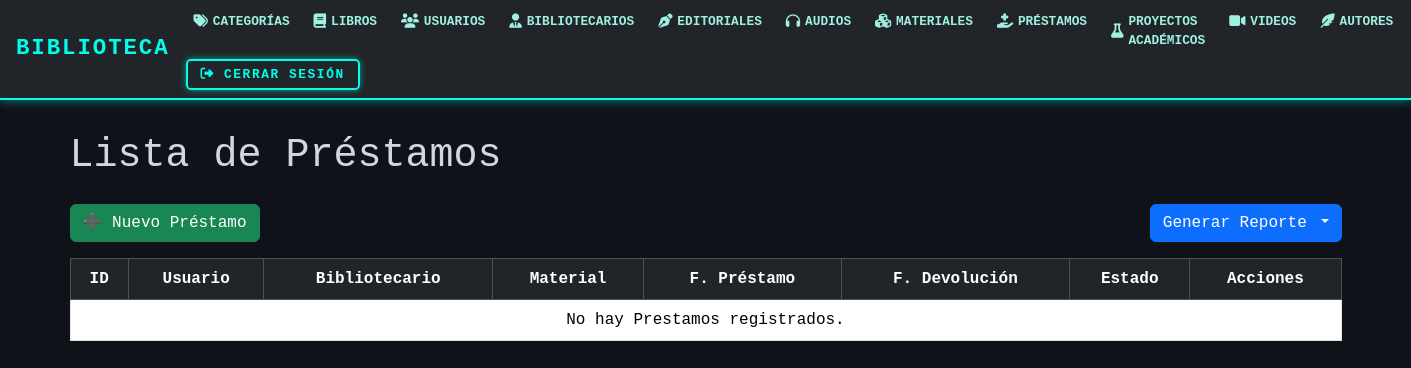
The app's page /prestamos/, older data.
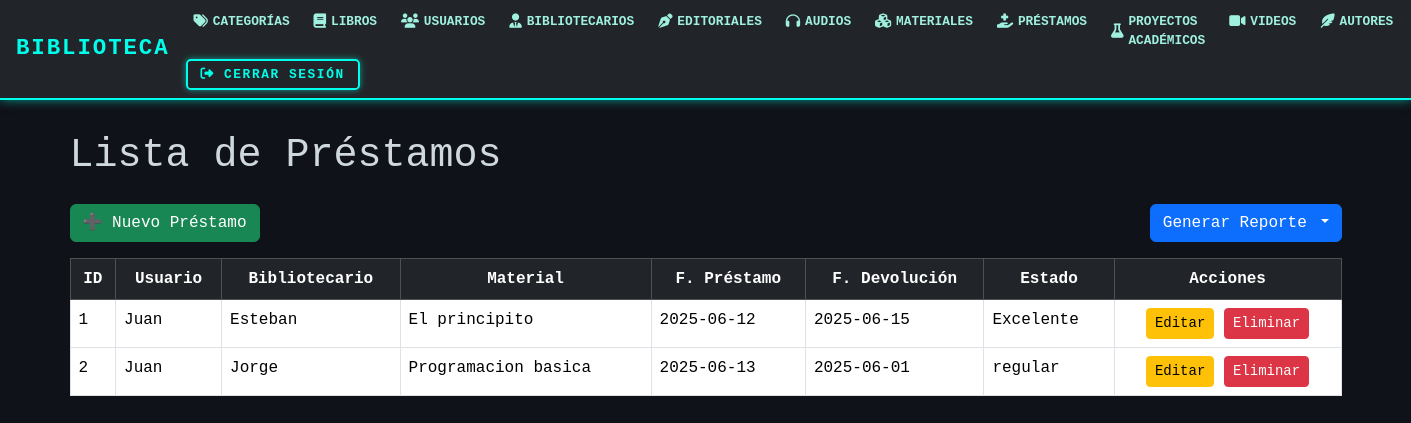
The same page, newer data.
### models/prestamo_model.py (models this page shows, shortened)
class Prestamo(db.Model):
    __tablename__ = 'prestamos'
    id_prestamo = db.Column(db.Integer, primary_key=True)
    id_usuario = db.Column(db.Integer, db.ForeignKey('usuarios.id'), nullable=False)
    id_bibliotecario = db.Column(db.Integer, db.ForeignKey('bibliotecario.id_biblio'), nullable=False)
    id_material = db.Column(db.Integer, db.ForeignKey('materiales.id_material'), nullable=False)
    fecha_prestamo = db.Column(db.String(50), nullable=False)
    fecha_devolucion = db.Column(db.String(50), nullable=False)
    estado = db.Column(db.String(20), nullable=False)
    usuario = db.relationship("Usuario", backref="prestamos")
    bibliotecario = db.relationship("Bibliotecario", backref="prestamos")
    material = db.relationship("Material", backref="prestamos")
    @staticmethod
    def get_all():
        return Prestamo.query.all()

### controllers/prestamo_controllers.py (the view)
@prestamo_bp.route("/")
def index():
    prestamos = Prestamo.get_all()
    usuarios = Usuario.get_all()
    materiales = Material.get_all()
    return prestamo_view.list(prestamos, usuarios, materiales)

### models/material_model.py (called while the page is built)
    @staticmethod
    def get_all():
        return Material.query.all()

### models/usuario_model.py (called while the page is built)
    @staticmethod #no depende de la clase
    def get_all():
        return Usuario.query.all()

### views/prestamo_view.py (called while the page is built)
def list(prestamos, usuarios, materiales):
    return render_template("prestamos/index.html", prestamos=prestamos, usuarios=usuarios, materiales=materiales)

### templates/prestamos/index.html (shortened to what this page needs)
{% extends 'base.html' %}
{% block content %}
<div class="container mt-4">
    <h1 class="mb-4">Lista de Préstamos</h1>
    <div class="d-flex justify-content-between align-items-center mb-3">
        <a href="{{ url_for('prestamo.create') }}" class="btn btn-success">➕ Nuevo Préstamo</a>
        <div class="btn-group">
            <button class="btn btn-primary dropdown-toggle" data-bs-toggle="dropdown" aria-expanded="false">
                 Generar Reporte
            </button>
        </div>
    </div>
    <table class="table table-hover table-bordered">
        <thead class="table-dark">
            <tr class="text-center">
                <th>ID</th>
                <th>Usuario</th>
                <th>Bibliotecario</th>
                <th>Material</th>
                <th>F. Préstamo</th>
                <th>F. Devolución</th>
                <th>Estado</th>
                <th >Acciones</th>
            </tr>
        </thead>
        <tbody>
            {% for p in prestamos %}
            <tr>
                <td>{{ p.id_prestamo }}</td>
                <td>{{ (usuarios | selectattr("id", "equalto", p.id_usuario) | first).nombre }}</td>
                <td>{{ (usuarios | selectattr("id", "equalto", p.id_bibliotecario) | first).nombre }}</td>
                <td>{{ (materiales | selectattr("id_material", "equalto", p.id_material) | first).titulo if (materiales | selectattr("id_material", "equalto", p.id_material) | first) else "No encontrado" }}</td>
                <td>{{ p.fecha_prestamo }}</td>
                <td>{{ p.fecha_devolucion }}</td>
                <td>{{ p.estado }}</td>
                <td class="text-center">
                    <a href="{{ url_for('prestamo.edit', id_prestamo=p.id_prestamo) }}" class="btn btn-sm btn-warning">Editar</a>
                    <a href="{{ url_for('prestamo.delete', id_prestamo=p.id_prestamo) }}" class="btn btn-sm btn-danger" onclick="return confirm('¿Eliminar este préstamo?')">Eliminar</a>
                </td>
            </tr>
            {% else %}
            <tr>
                 <td colspan="8" class="text-center">No hay Prestamos registrados.</td>
            </tr>
            {% endfor %}
        </tbody>
    </table>
</div>
{% endblock %}

Row changes from the older to the newer data that the page shows:
added Prestamo: id_prestamo "1", id_usuario "Juan", id_bibliotecario "Esteban", id_material "El principito", fecha_prestamo "2025-06-12", fecha_devolucion "2025-06-15", estado "Excelente"
added Prestamo: id_prestamo "2", id_usuario "Juan", id_bibliotecario "Jorge", id_material "Programacion basica", fecha_prestamo "2025-06-13", fecha_devolucion "2025-06-01", estado "regular"
Text that changed along with them:
text no longer shown: "No hay Prestamos registrados."
